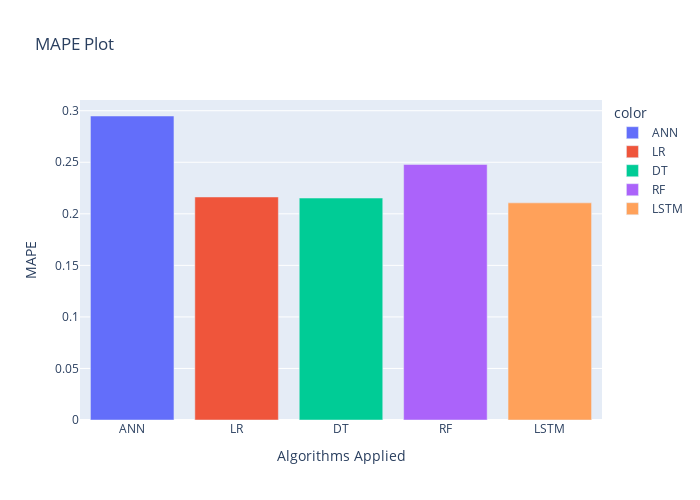

The notebook cell this image was saved under:
### Code cell
fig1 = px.bar(x=algo_name,y=mape_list, title = 'MAPE Plot', color=algo_name, height=500, width= 700)
fig1.update_layout(xaxis_title="Algorithms Applied", yaxis_title="MAPE")
fig1.show()

### Figure 1 — Plotly figure (JSON) as saved in the notebook; plotly's stock layout.template omitted (floating-point values rounded to 4 significant figures)
{"data": [{"alignmentgroup": "True", "hovertemplate": "color=ANN<br>x=%{x}<br>y=%{y}<extra></extra>", "legendgroup": "ANN", "marker": {"color": "#636efa", "pattern": {"shape": ""}}, "name": "ANN", "offsetgroup": "ANN", "orientation": "v", "showlegend": true, "textposition": "auto", "type": "bar", "x": ["ANN"], "xaxis": "x", "y": [0.2949], "yaxis": "y"}, {"alignmentgroup": "True", "hovertemplate": "color=LR<br>x=%{x}<br>y=%{y}<extra></extra>", "legendgroup": "LR", "marker": {"color": "#EF553B", "pattern": {"shape": ""}}, "name": "LR", "offsetgroup": "LR", "orientation": "v", "showlegend": true, "textposition": "auto", "type": "bar", "x": ["LR"], "xaxis": "x", "y": [0.2163], "yaxis": "y"}, {"alignmentgroup": "True", "hovertemplate": "color=DT<br>x=%{x}<br>y=%{y}<extra></extra>", "legendgroup": "DT", "marker": {"color": "#00cc96", "pattern": {"shape": ""}}, "name": "DT", "offsetgroup": "DT", "orientation": "v", "showlegend": true, "textposition": "auto", "type": "bar", "x": ["DT"], "xaxis": "x", "y": [0.2153], "yaxis": "y"}, {"alignmentgroup": "True", "hovertemplate": "color=RF<br>x=%{x}<br>y=%{y}<extra></extra>", "legendgroup": "RF", "marker": {"color": "#ab63fa", "pattern": {"shape": ""}}, "name": "RF", "offsetgroup": "RF", "orientation": "v", "showlegend": true, "textposition": "auto", "type": "bar", "x": ["RF"], "xaxis": "x", "y": [0.2479], "yaxis": "y"}, {"alignmentgroup": "True", "hovertemplate": "color=LSTM<br>x=%{x}<br>y=%{y}<extra></extra>", "legendgroup": "LSTM", "marker": {"color": "#FFA15A", "pattern": {"shape": ""}}, "name": "LSTM", "offsetgroup": "LSTM", "orientation": "v", "showlegend": true, "textposition": "auto", "type": "bar", "x": ["LSTM"], "xaxis": "x", "y": [0.2106], "yaxis": "y"}], "layout": {"barmode": "relative", "height": 500, "legend": {"title": {"text": "color"}, "tracegroupgap": 0}, "title": {"text": "MAPE Plot"}, "width": 700, "xaxis": {"anchor": "y", "domain": [0, 1], "title": {"text": "Algorithms Applied"}}, "yaxis": {"anchor": "x", "domain": [0, 1], "title": {"text": "MAPE"}}}}
